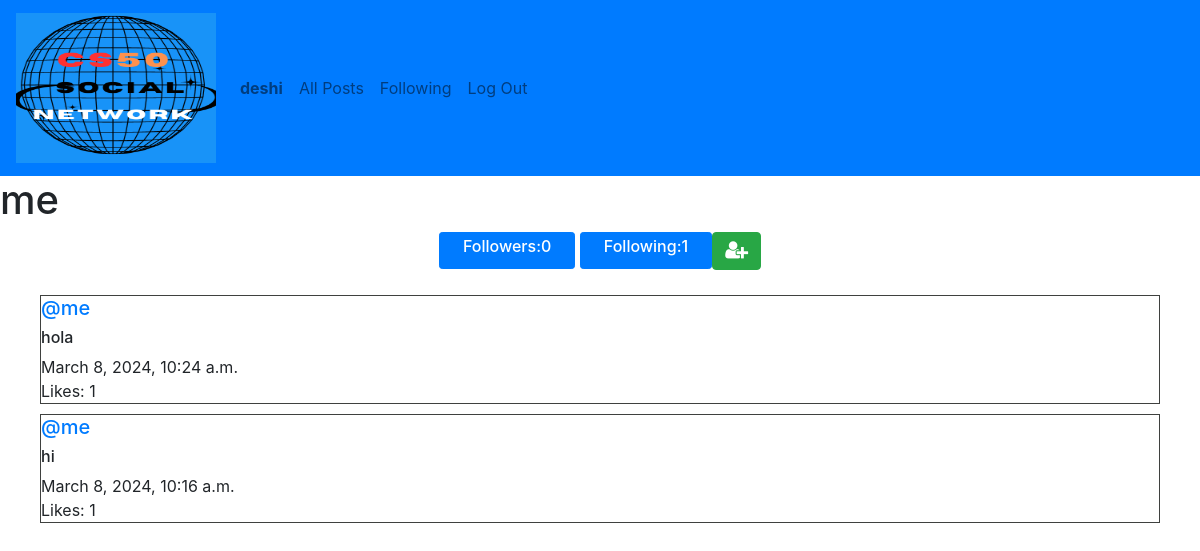
The app's page /profile/5 (signed in) with its own data.
### network/models.py (models this page shows, shortened)
class User(AbstractUser):
    pass

class Post(models.Model):
    user = models.ForeignKey(User, on_delete=models.CASCADE, related_name="author")
    content = models.TextField()
    created_at = models.DateTimeField(auto_now_add=True)
    likes_count = models.IntegerField(default=0)

### network/views.py (the view)
# urls.py: path("profile/<int:user_id>", views.profile, name="profile"),
def profile(request, user_id):
    user = User.objects.get(pk=user_id)
    all_posts = Post.objects.filter(user=user).order_by("id").reverse()
    following = Follow.objects.filter(user=user)
    followers = Follow.objects.filter(follower=user)
    try:
        check_follow = followers.filter(user=User.objects.get(pk=request.user.id))
        if len(check_follow) !=0:
            is_following = True
        else:
            is_following = False
    except:
        is_following = False
    paginator = Paginator(all_posts, 10)
    page_number = request.GET.get('page')
    posts_of_page = paginator.get_page(page_number)
    return render(request, "network/profile.html", {
        "all_posts": all_posts,
        "posts_of_page": posts_of_page,
        "username": user.username,
        "following": following,
        "followers": followers,
        "is_following": is_following,
        "user_profile": user
    })

### network/templates/network/profile.html (shortened to what this page needs)
{% extends "network/layout.html" %}
{% block body %}
<h1>{{ username }}</h1>
<div class="container">
    <div class="row d-flex justify-content-center">
        <div><button class="btn btn-primary btn-sm"><h6 class="col-4">Followers:{{ followers.count }} </h6></button>
            <button class="btn btn-primary btn-sm"><h6 class="col-4">Following:{{ following.count }} </h6></button>
        </div>
        {% if user.is_authenticated %}
            {% if user != user_profile %}
                {% if is_following %}
                    <form action="{% url 'unfollow' %}" method="post">
                        {% csrf_token %}
                        <div class="input-container">
                        <input type="hidden" name="userfollow" value="{{ user_profile }}" />
                        <button type="submit" class="btn btn-danger" title="Unfollow user">
                            <i class="fa fa-user-times"></i>
                        </button>
                        </div>
                    </form>
                {% else %}
                <form action="{% url 'follow' %}" method="post">
                    <div class="input-container">
                    <button type="submit" class="btn btn-success" title="Follow user">
                        <i class="fa fa-user-plus"></i>
                    </button>
                    </div>
                </form>
                {% endif %}
            {% endif %}
         {% endif %}
    </div>
</div>
        <div class="all-posts">
            {% for post in posts_of_page %}
                <div class="row post">
                    <h5 class="username"> <a href="{% url 'profile' user_id=post.user.id %}">@{{ post.user }}</a></a></h5>
                    <div class="content"><h6 class="content">{{ post.content }}</h6></div>
                    <div class="date">{{ post.created_at }}</div>
                    <div class="likes">Likes: {{ post.likes_count }}</div>
                </div>
            {% endfor %}
        </div>
{% endblock %}

### network/templates/network/layout.html (shortened to what this page needs)
{% load static %}
<!DOCTYPE html>
<html lang="en">
    <head>
        <link rel="stylesheet" href="https://cdnjs.cloudflare.com/ajax/libs/font-awesome/4.7.0/css/font-awesome.min.css">
        <link rel="stylesheet" href="https://stackpath.bootstrapcdn.com/bootstrap/4.4.1/css/bootstrap.min.css">
        <link href="{% static 'network/styles.css' %}" rel="stylesheet">
    </head>
    <body>
        <nav class="navbar navbar-expand-lg navbar-light bg-primary">
            <a class="navbar-brand" href="{% url 'index' %}">
            <img src="{% static '/network/image/logo-net.png' %}" style="width: 200px; height: 150px;"></a>
            <div>
              <ul class="navbar-nav mr-auto">
                {% if user.is_authenticated %}
                    <li class="nav-item">
                        <a class="nav-link" href="{% url 'profile' user_id=user.id %}"><strong>{{ user.username }}</strong></a>
                    </li>
                {% endif %}
                <li class="nav-item">
                  <a class="nav-link" href="{% url 'index' %}">All Posts</a>
                </li>
                {% if user.is_authenticated %}
                    <li class="nav-item">
                        <a class="nav-link" href="{% url 'following' %}">Following</a>
                    </li>
                    <li class="nav-item">
                        <a class="nav-link" href="{% url 'logout' %}">Log Out</a>
                    </li>
                {% endif %}
              </ul>
            </div>
          </nav>
        <div class="body">
            {% block body %}
            {% endblock %}
        </div>
    </body>
</html>

### network/static/network/styles.css (style rules this page uses)
.all-posts { display: flex; flex-direction: column; justify-content: flex-start; margin: 20px; }
.post { border: 0.1px solid rgb(63, 65, 63); display: flex; justify-content: center; flex-direction: column; box-sizing: border-box; margin: 5px 20px; }
.fa { font-size: 20px; cursor: pointer; user-select: none; }

### records on screen
User: username "deshi"
User: username "me"
Post: user "me", content "hola", created_at "March 8, 2024, 10:24 a.m.", likes_count "1"
Post: user "me", content "hi", created_at "March 8, 2024, 10:16 a.m.", likes_count "1"

### other values on screen
{{ followers.count }} "0"
{{ following.count }} "1"
